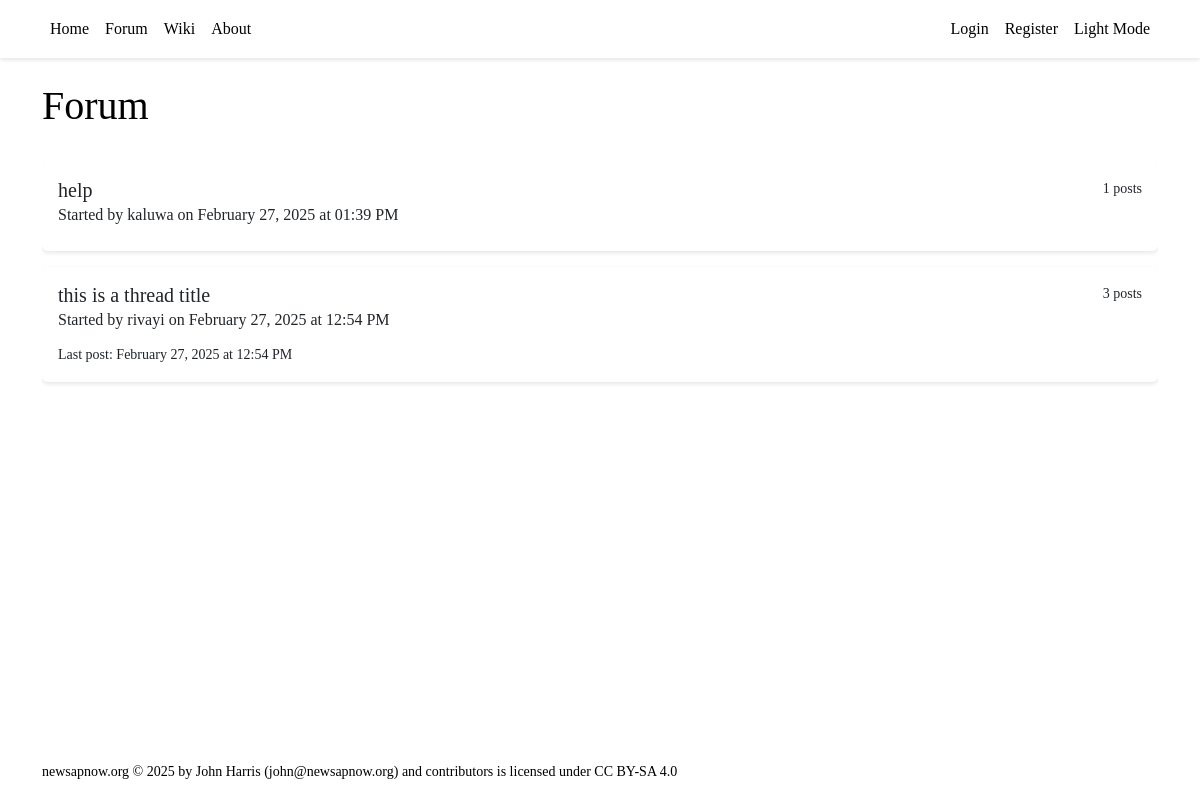
Before: /forum/ with the older database file.
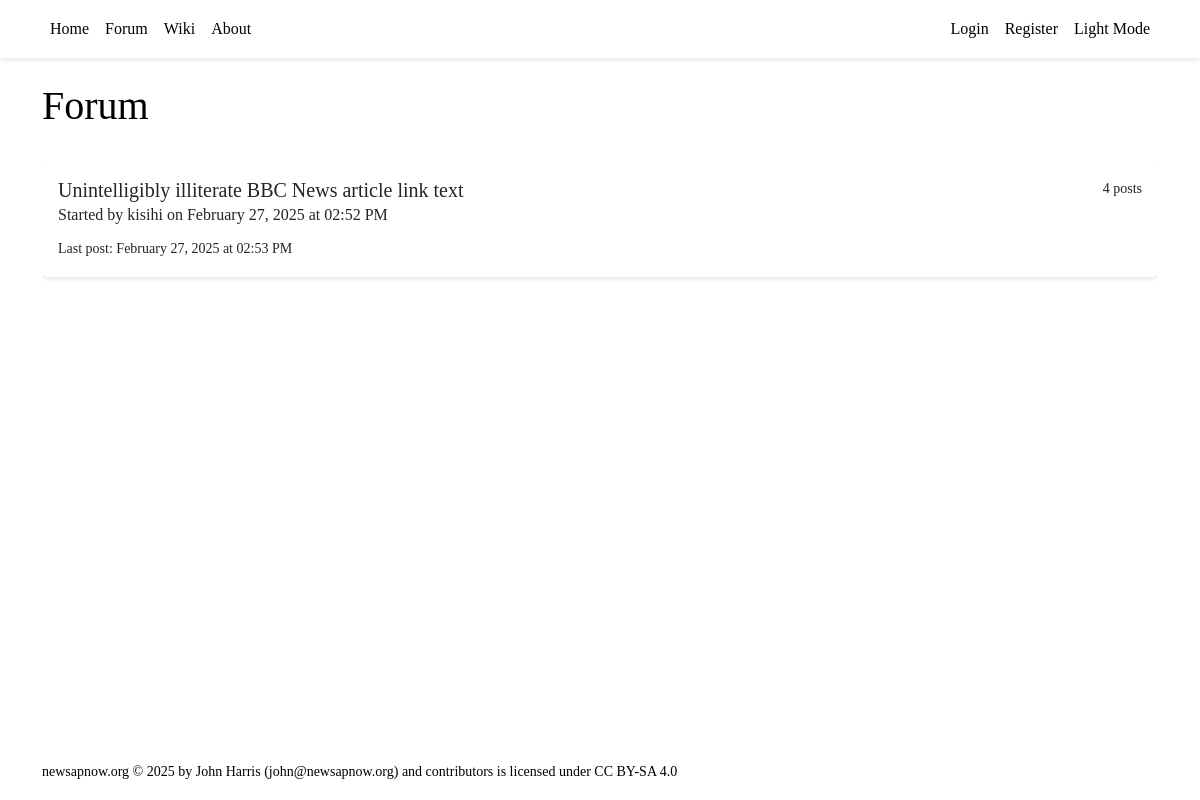
After: the same page with the newer database file.
### tables this page shows
CREATE TABLE threads (
        id INTEGER PRIMARY KEY AUTOINCREMENT,
        title TEXT NOT NULL CHECK(length(title) <= 132),
        created_by INTEGER NOT NULL,
        group_id INTEGER,
        category_id INTEGER,
        created_at TIMESTAMP DEFAULT CURRENT_TIMESTAMP,
        updated_at TIMESTAMP DEFAULT CURRENT_TIMESTAMP,
        last_seen_at TIMESTAMP DEFAULT CURRENT_TIMESTAMP,
        FOREIGN KEY (created_by) REFERENCES users(id),
        FOREIGN KEY (group_id) REFERENCES groups(id),
        FOREIGN KEY (category_id) REFERENCES group_categories(id)
    );

### backend/forum.py (the view)
@forum_blueprint.route("/")
def view_threads():
    user_id = session.get('user_id')
    page = request.args.get('page', 1, type=int)
    offset = (page - 1) * Config.THREADS_PER_PAGE
    with get_db() as conn:
        cursor = conn.cursor()
        if user_id:
            cursor.execute("""
                SELECT group_id
                FROM user_groups
                WHERE user_id = ? AND filter_on = 1
            """, (user_id,))
            filtered_groups = [row['group_id'] for row in cursor.fetchall()]
            if not filtered_groups:
                filtered_groups = [-1]  # Use an impossible group ID to return no results
            filtered_groups_str = ','.join('?' for _ in filtered_groups)
            cursor.execute(f"""
                SELECT DISTINCT
                    t.*, u.username,
                    g.grouptext as group_name,
                    gc.category as category_name,
                    COUNT(p.id) as post_count,
                    MAX(p.created_at) as last_post_at
                FROM threads t
                JOIN users u ON t.created_by = u.id
                LEFT JOIN groups g ON t.group_id = g.id
                LEFT JOIN group_categories gc ON t.category_id = gc.id
                LEFT JOIN thread_users tu ON t.id = tu.thread_id
                LEFT JOIN posts p ON t.id = p.thread_id
                WHERE
                    (t.group_id IS NULL OR t.group_id IN ({filtered_groups_str}))
                    AND (
                        tu.thread_id IS NULL
                        OR tu.user_id = ?
                        OR t.created_by = ?
                    )
                GROUP BY t.id
                ORDER BY last_post_at DESC
                LIMIT ? OFFSET ?
            """, filtered_groups + [user_id, user_id, Config.THREADS_PER_PAGE, offset])
        else:
            cursor.execute("""
                SELECT DISTINCT
                    t.*, u.username,
                    g.grouptext as group_name,
                    gc.category as category_name,
                    COUNT(p.id) as post_count,
                    MAX(p.created_at) as last_post_at
                FROM threads t
                JOIN users u ON t.created_by = u.id
                LEFT JOIN groups g ON t.group_id = g.id
                LEFT JOIN group_categories gc ON t.category_id = gc.id
                LEFT JOIN thread_users tu ON t.id = tu.thread_id
                LEFT JOIN posts p ON t.id = p.thread_id
                WHERE tu.thread_id IS NULL
                GROUP BY t.id
                ORDER BY last_post_at DESC
                LIMIT ? OFFSET ?
            """, (Config.THREADS_PER_PAGE, offset))
        threads = cursor.fetchall()
    return render_template("forum/thread_list.html",
                               threads=threads,
                               page=page,
                               Config=Config)

### backend/database.py (called while the page is built)
@contextmanager
def get_db() -> Generator[sqlite3.Connection, None, None]:
    conn = sqlite3.connect(Config.SQLITE_DB_PATH)
    conn.row_factory = sqlite3.Row
    try:
        yield conn
    finally:
        conn.commit()
        conn.close()

### backend/server.py (called while the page is built)
@app.template_filter('datetime')
def format_datetime(value):
    if isinstance(value, str):
        try:
            value = datetime.strptime(value, '%Y-%m-%d %H:%M:%S')
        except ValueError:
            return value
    return value.strftime('%B %d, %Y at %I:%M %p')

### frontend/templates/forum/thread_list.html (shortened to what this page needs)
{% extends "base.html" %}
{% block content %}
    <div class="d-flex justify-content-between align-items-center mb-4">
        <h1>Forum</h1>
    </div>
    <div class="thread-list" tabindex="0">
        {% for thread in threads %}
            <div class="thread-item card mb-3" data-thread-id="{{ thread.id }}">
                <div class="card-body">
                    <div class="d-flex justify-content-between align-items-start">
                        <h5 class="card-title mb-1">
                            <a href="{{ url_for('forum.view_thread', thread_id=thread.id) }}" class="text-decoration-none">
                                {{ thread.title }}
                            </a>
                        </h5>
                        <small class="text-muted">{{ thread.post_count }} posts</small>
                    </div>
                    <p class="card-subtitle mb-2 text-muted">
                        Started by {{ thread.username }} on {{ thread.created_at | datetime }}
                    </p>
                    {% if thread.last_post_at != thread.created_at %}
                        <small class="text-muted">
                            Last post: {{ thread.last_post_at | datetime }}
                        </small>
                    {% endif %}
                </div>
            </div>
        {% else %}
            <div class="alert alert-info">No threads yet.</div>
        {% endfor %}
    </div>
{% endblock %}

### frontend/templates/base.html (shortened to what this page needs)
<!DOCTYPE html>
<html lang="en">
<head>
    <link rel="stylesheet" href="{{ url_for('static', filename='bootstrap/css/bootstrap.min.css') }}">
    <link rel="stylesheet" href="{{ url_for('static', filename='styles.css') }}">
</head>
<body>
<nav class="navbar navbar-expand-lg navbar-dark bg-dark">
    <div class="container">
        <div class="collapse navbar-collapse" id="navbarNav">
            <ul class="navbar-nav">
                <li class="nav-item"><a class="nav-link" href="/">Home</a></li>
                <li class="nav-item"><a class="nav-link" href="/forum">Forum</a></li>
                <li class="nav-item"><a class="nav-link" href="/wiki">Wiki</a></li>
                <li class="nav-item"><a class="nav-link" href="/about">About</a></li>
            </ul>
            <ul class="navbar-nav ms-auto">
                {% if session.get('user') %}
                    <li class="nav-item">
                        <a class="nav-link" href="/auth/logout">Logout ({{ session['user'] }})</a>
                    </li>
                {% else %}
                    <li class="nav-item"><a class="nav-link" href="/auth/login">Login</a></li>
                    <li class="nav-item"><a class="nav-link" href="/auth/register">Register</a></li>
                {% endif %}
                <li class="nav-item">
                    <a class="nav-link" href="#" id="theme-toggle" aria-label="Toggle dark/light mode">
                        <span id="theme-text">Light Mode</span>
                    </a>
                </li>
            </ul>
        </div>
    </div>
</nav>
    <main class="container mt-4">
        {% block content %}{% endblock %}
    </main>
    <footer class="site-footer">
        <div class="container py-3">
            <small>
                newsapnow.org © 2025 by John Harris (<a href="mailto:john@newsapnow.org">john@newsapnow.org</a>) and contributors is licensed under <a href="https://creativecommons.org/licenses/by-sa/4.0/">CC BY-SA 4.0</a>
            </small>
        </div>
    </footer>
</body>
</html>

### frontend/static/styles.css (style rules this page uses)
body { font-family: var(--font-family-sans); line-height: 1.6; color: var(--standard-text); background-color: var(--page-bg); }
.navbar { box-shadow: 0 2px 4px rgba(0,0,0,0.1); background-color: var(--card-bg) !important; }
.navbar-dark .navbar-nav .nav-link { color: var(--standard-text); }
.card { border: none; background-color: var(--card-bg); box-shadow: 0 2px 4px rgba(0,0,0,0.1); }
.card-title { color: var(--prominent-text); }
.card-body { background-color: var(--card-bg); color: var(--standard-text); }
.thread-list { max-height: 80vh; overflow-y: auto; }
.thread-item { transition: all 0.2s ease; background-color: var(--card-bg); border-left: 3px solid var(--element-bg); }
html { height: 100%; position: relative; }
body { min-height: 100%; display: flex; flex-direction: column; }
main { flex: 1 0 auto; }
.site-footer { background-color: var(--page-bg); color: var(--subtle-text); width: 100%; margin-top: auto; }
.site-footer a { color: var(--highlight-text); }
a { color: var(--highlight-text); text-decoration: none; }
.text-muted { color: var(--subtle-text) !important; }

Changed rows visible on the page:
no longer on this page (row edited): threads: title "help", post_count "1", username "kaluwa", created_at "February 27, 2025 at 01:39 PM"
removed threads: title "this is a thread title", post_count "3", username "rivayi", created_at "February 27, 2025 at 12:54 PM", last_post_at "February 27, 2025 at 12:54 PM"
added threads: title "Unintelligibly illiterate BBC News article link text", post_count "4", username "kisihi", created_at "February 27, 2025 at 02:52 PM", last_post_at "February 27, 2025 at 02:53 PM"
